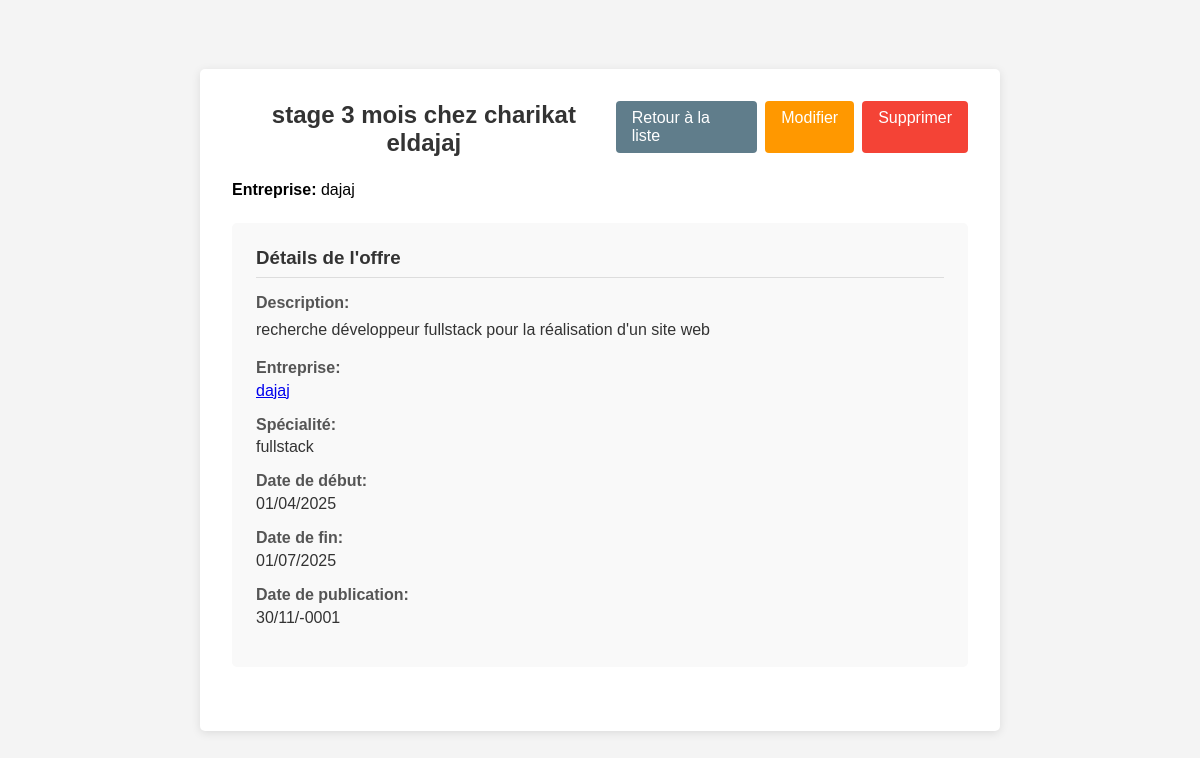
The app's page /index.php?page=voir_offre&id=1 (signed in) with its own data.
### tables this page shows
CREATE TABLE `offres_stage` (
  `id` int(11) NOT NULL,
  `titre` varchar(255) NOT NULL,
  `description` text,
  `date_debut` date DEFAULT NULL,
  `date_fin` date DEFAULT NULL,
  `entreprise_id` int(11) DEFAULT NULL,
  `specialite` varchar(255) DEFAULT NULL,
  `date_creation` datetime NOT NULL
);

CREATE TABLE `entreprises` (
  `id` int(11) NOT NULL,
  `nom` varchar(255) NOT NULL,
  `adresse` varchar(255) DEFAULT NULL,
  `email` varchar(255) DEFAULT NULL
);

### controllers/OffreController.php (called while the page is built, shortened)
<?php
require_once 'models/OffreModel.php';
class OffreController {
    private $offreModel;
    public function __construct() {
        $this->offreModel = new OffreModel();
    }
    public function show($id) {
        $offre = $this->offreModel->getOffreById($id);
        include 'views/offre/details_offre.php';
    }
}

### models/Database.php (called while the page is built)
<?php
class Database {
    private static $instance = null;
    private $conn;
    private function __construct() {
        $host = 'localhost';
        $db   = 'kéké';
        $user = 'root';
        $pass = '';
        $charset = 'utf8';
        $dsn = "mysql:host=$host;dbname=$db;charset=$charset";
        $options = [
            PDO::ATTR_ERRMODE            => PDO::ERRMODE_EXCEPTION,
            PDO::ATTR_DEFAULT_FETCH_MODE => PDO::FETCH_ASSOC,
            PDO::ATTR_EMULATE_PREPARES   => false,
        ];
        try {
            $this->conn = new PDO($dsn, $user, $pass, $options);
        } catch (PDOException $e) {
            throw new PDOException($e->getMessage(), (int)$e->getCode());
        }
    }
    public static function getInstance() {
        if (self::$instance == null) {
            self::$instance = new Database();
        }
        return self::$instance;
    }
    public function getConnection() {
        return $this->conn;
    }
}
?>

### models/OffreModel.php (called while the page is built, shortened)
<?php
require_once 'models/Database.php';
class OffreModel {
    private $db;
    public function __construct() {
        $this->db = Database::getInstance()->getConnection();
    }
    public function getOffreById($id) {
        $query = "SELECT o.*, e.nom as entreprise_nom, COUNT(c.id) as candidature_count
                 FROM offres_stage o
                 LEFT JOIN entreprises e ON o.entreprise_id = e.id
                 LEFT JOIN candidatures c ON o.id = c.offre_stage_id
                 WHERE o.id = :id
                 GROUP BY o.id";
        $stmt = $this->db->prepare($query);
        $stmt->execute(['id' => $id]);
        return $stmt->fetch();
    }
}
?>

### views/offre/details_offre.php (the view, shortened to what this page needs)
<!DOCTYPE html>
<html lang="fr">
<head>
    <link rel="stylesheet" href="../../public/css/style.css">
</head>
<body>
    <div class="container">
        <div class="header">
            <div class="title-container">
                <h2><?php echo htmlspecialchars($offre['titre']); ?></h2>
                <p><strong>Entreprise:</strong> <?php echo htmlspecialchars($offre['entreprise_nom']); ?></p>
            </div>
            <div class="actions">
                <a href="index.php?page=liste_offre" class="btn">Retour à la liste</a>
                <?php if (isset($_SESSION['user_role']) && ($_SESSION['user_role'] === 'admin' || $_SESSION['user_role'] === 'pilote')): ?>
                <a href="index.php?page=modifier_offre&id=<?php echo $offre['id']; ?>" class="btn btn-edit">Modifier</a>
                <a href="index.php?page=supprimer_offre&id=<?php echo $offre['id']; ?>" class="btn btn-delete" onclick="return confirm('Êtes-vous sûr de vouloir supprimer cette offre ?')">Supprimer</a>
                <?php endif; ?>
            </div>
        </div>
        <div class="info-section">
            <h3>Détails de l'offre</h3>
            <div class="info-item">
                <span class="info-label">Description:</span>
                <div class="description info-value"><?php echo nl2br(htmlspecialchars($offre['description'])); ?></div>
            </div>
            <div class="info-item">
                <span class="info-label">Entreprise:</span>
                <span class="info-value">
                    <a href="index.php?page=voir_entreprise&id=<?php echo $offre['entreprise_id']; ?>"><?php echo htmlspecialchars($offre['entreprise_nom']); ?></a>
                </span>
            </div>
            <div class="info-item">
                <span class="info-label">Spécialité:</span>
                <span class="info-value"><?php echo htmlspecialchars(isset($offre['specialite']) && $offre['specialite'] ? $offre['specialite'] : 'Non précisé'); ?></span>
            </div>
            <div class="info-item">
                <span class="info-label">Date de début:</span>
                <span class="info-value"><?php echo isset($offre['date_debut']) && $offre['date_debut'] ? date('d/m/Y', strtotime($offre['date_debut'])) : 'Non précisé'; ?></span>
            </div>
            <div class="info-item">
                <span class="info-label">Date de fin:</span>
                <span class="info-value"><?php echo isset($offre['date_fin']) && $offre['date_fin'] ? date('d/m/Y', strtotime($offre['date_fin'])) : 'Non précisé'; ?></span>
            </div>
            <div class="info-item">
                <span class="info-label">Date de publication:</span>
                <span class="info-value"><?php echo isset($offre['date_creation']) ? date('d/m/Y', strtotime($offre['date_creation'])) : 'Inconnue'; ?></span>
            </div>
        </div>
    </div>
</body>
</html>

### public/css/style.css (style rules this page uses)
* { box-sizing: border-box; margin: 0; padding: 0; }
body { font-family: Arial, sans-serif; background-color: #f4f4f4; display: flex; justify-content: center; align-items: center; height: 100vh; }
h2 { color: #333; margin-bottom: 1.5rem; text-align: center; }

### views/offre/details_offre.php (style rules this page uses)
.container { background-color: white; border-radius: 5px; box-shadow: 0 2px 10px rgba(0, 0, 0, 0.1); padding: 2rem; width: 100%; max-width: 800px; margin: 0 auto; }
.header { display: flex; justify-content: space-between; align-items: flex-start; margin-bottom: 1.5rem; }
.title-container { flex-grow: 1; }
.actions { display: flex; gap: 0.5rem; }
.btn { background-color: #607D8B; padding: 0.5rem 1rem; color: white; text-decoration: none; border-radius: 4px; display: inline-block; }
.btn-edit { background-color: #FF9800; }
.btn-delete { background-color: #F44336; }
.info-section { margin-bottom: 2rem; background-color: #f9f9f9; padding: 1.5rem; border-radius: 5px; }
.info-section h3 { color: #333; margin-top: 0; border-bottom: 1px solid #ddd; padding-bottom: 0.5rem; margin-bottom: 1rem; }
.info-item { margin-bottom: 1rem; }
.info-label { font-weight: bold; display: block; margin-bottom: 0.3rem; color: #555; }
.info-value { color: #333; }
.description { line-height: 1.6; white-space: pre-line; }

### records on screen
offres_stage: titre "stage 3 mois chez charikat eldajaj", entreprise.nom "dajaj", description "recherche développeur fullstack pour la réalisation d'un site web", specialite "fullstack", date_debut "01/04/2025", date_fin "01/07/2025", date_creation "30/11/-0001"
